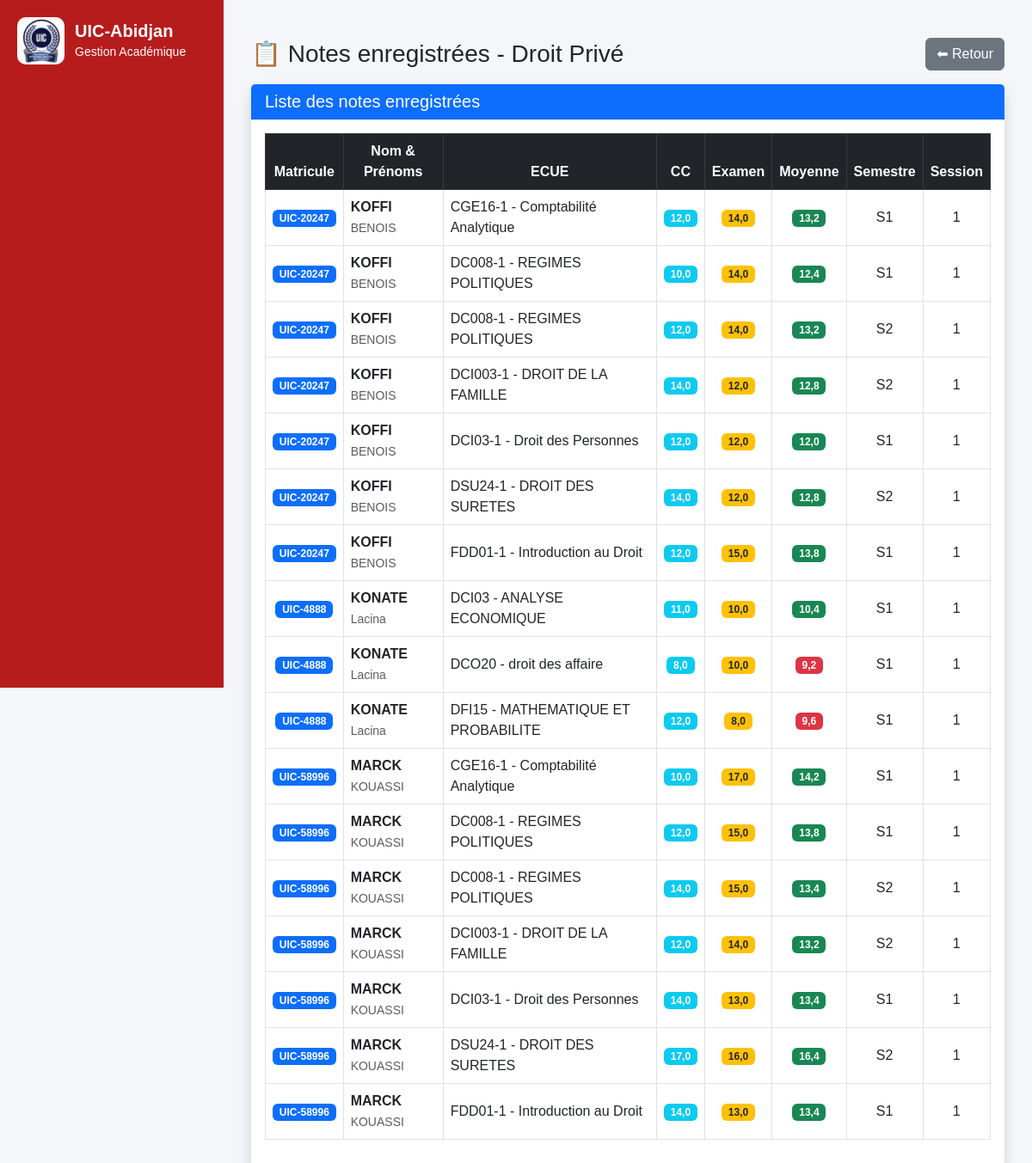
Page /lmd/droit-prive/notes/detail/ on the committed database.
### lmd/models.py (models this page shows, shortened)
class NoteLMD(models.Model):
    SESSION_CHOICES = (
        ("1", "Session 1"),
        ("2", "Session 2 (Rattrapage)"),
    )
    SEMESTRE_CHOICES = (
        ("S1", "Semestre 1"),
        ("S2", "Semestre 2"),
        ("S3", "Semestre 3"),
        ("S4", "Semestre 4"),
        ("S5", "Semestre 5"),
        ("S6", "Semestre 6"),
    )
    etudiant = models.ForeignKey(
        "EtudiantLMD",
        on_delete=models.CASCADE,
        related_name="notes_lmd"
    )
    ecue = models.ForeignKey(
        "ECUE",
        on_delete=models.CASCADE,
        related_name="notes"
    )
    semestre = models.CharField(
        max_length=2,
        choices=SEMESTRE_CHOICES,
        default="S1"
    )
    session = models.CharField(
        max_length=20,
        choices=SESSION_CHOICES,
        default="1"
    )
    cc = models.FloatField(
        default=0
    )
    examen = models.FloatField(
        default=0
    )
    moyenne = models.FloatField(
        blank=True,
        null=True,
        editable=False
    )
    class Meta:
        constraints = [
            models.UniqueConstraint(
                fields=[
                    "etudiant",
                    "ecue",
                    "semestre",
                    "session"
                ],
                name="unique_note_par_session"
            )
        ]

class EtudiantLMD(models.Model):
    user = models.OneToOneField(
        User,
        on_delete=models.CASCADE,
        null=True,
        blank=True,
        related_name="etudiant_lmd"
    )
    matricule = models.CharField(
        max_length=50,
        unique=True,
        db_index=True
    )
    nom = models.CharField(
        max_length=100,
        db_index=True
    )
    prenoms = models.CharField(
        max_length=150
    )
    sexe = models.CharField(
        max_length=1,
        choices=(
            ('M', 'Masculin'),
            ('F', 'Féminin'),
        )
    )
    STATUTS = [
        ("AF", "Affecté"),
        ("NF", "Non Affecté"),
    ]
    statut = models.CharField(
        max_length=20,
        choices=STATUTS,
        default="NF"
    )
    date_naissance = models.DateField(
        null=True,
        blank=True
    )
    lieu_naissance = models.CharField(
        max_length=100,
        blank=True,
        null=True
    )
    telephone = models.CharField(
        max_length=30,
        blank=True
    )
    email = models.EmailField(
        blank=True
    )
    NIVEAUX = [
        ("L1", "Licence 1"),
        ("L2", "Licence 2"),
        ("L3", "Licence 3"),
        ("M1", "Master 1"),
        ("M2", "Master 2"),
        ("DOC", "Doctorat"),
    ]
    niveau = models.CharField(
        max_length=10,
        choices=NIVEAUX,
        db_index=True
    )
    filiere = models.ForeignKey(
        "FiliereLMD",
        on_delete=models.CASCADE,
        related_name="etudiants"
    )
    annee_academique = models.CharField(
        max_length=20,
        db_index=True
    )
    date_inscription = models.DateTimeField(
        auto_now_add=True
    )
    actif = models.BooleanField(
        default=True
    )
    class Meta:
        ordering = [
            "nom",
            "prenoms"
        ]
        constraints = [
            models.UniqueConstraint(
                fields=[
                    "matricule",
                    "annee_academique"
                ],
                name="unique_etudiant_annee"
            )
        ]

class ECUE(models.Model):
    ue = models.ForeignKey(
        UE,
        on_delete=models.CASCADE,
        related_name="ecues"
    )
    code = models.CharField(max_length=20)
    libelle = models.CharField(max_length=200)
    coefficient = models.IntegerField(default=1)
    credit = models.IntegerField(default=1)
    ordre = models.IntegerField(default=1)
    semestre = models.CharField(
        max_length=5,
        choices=[
            ("S1", "Semestre 1"),
            ("S2", "Semestre 2"),
        ],
        default="S1"
    )

### lmd/views.py (the view)
# urls.py: path("droit-prive/notes/detail/",views.droit_prive_notes_detail,name="droit_prive_notes_detail"),
def droit_prive_notes_detail(request):
    filiere = get_object_or_404(
        FiliereLMD,
        libelle="Droit Privé"
    )
    niveau = request.GET.get(
        "niveau",
        "L1"
    )
    semestre = request.GET.get(
        "semestre",
        "S1"
    )
    notes = (
        NoteLMD.objects
        .filter(
            etudiant__filiere=filiere,
            etudiant__niveau=niveau,
            ecue__semestre=semestre
        )
        .select_related(
            "etudiant",
            "ecue"
        )
        .order_by(
            "etudiant__nom",
            "ecue__code"
        )
    )
    return render(
        request,
         "lmd/l3/droit/detail_notes.html",
        {
            "notes":notes,
            "niveau":niveau,
            "semestre":semestre,
        }
    )

### lmd/templates/lmd/l3/droit/detail_notes.html (shortened to what this page needs)
{% extends "base.html" %}
{% block content %}
<div class="container mt-4">
    <div class="d-flex justify-content-between align-items-center mb-3">
        <h3 class="mb-0">
            📋 Notes enregistrées - Droit Privé
        </h3>
        <a href="{% url 'l3_droit_notes' %}" class="btn btn-secondary">
            ⬅ Retour
        </a>
    </div>
    <div class="card shadow border-0">
        <div class="card-header bg-primary text-white">
            <h5 class="mb-0">
                Liste des notes enregistrées
            </h5>
        </div>
        <div class="card-body">
            <div class="table-responsive">
                <table class="table table-bordered table-hover align-middle">
                    <thead class="table-dark text-center">
                        <tr>
                            <th>Matricule</th>
                            <th>Nom & Prénoms</th>
                            <th>ECUE</th>
                            <th>CC</th>
                            <th>Examen</th>
                            <th>Moyenne</th>
                            <th>Semestre</th>
                            <th>Session</th>
                        </tr>
                    </thead>
                    <tbody>
                        {% for note in notes %}
                        <tr>
                            <td class="text-center">
                                <span class="badge bg-primary">
                                    {{ note.etudiant.matricule }}
                                </span>
                            </td>
                            <td>
                                <strong>{{ note.etudiant.nom }}</strong><br>
                                <small class="text-muted">
                                    {{ note.etudiant.prenoms }}
                                </small>
                            </td>
                            <td>
                                {{ note.ecue.code }} - {{ note.ecue.libelle }}
                            </td>
                            <td class="text-center">
                                <span class="badge bg-info">
                                    {{ note.cc }}
                                </span>
                            </td>
                            <td class="text-center">
                                <span class="badge bg-warning text-dark">
                                    {{ note.examen }}
                                </span>
                            </td>
                            <td class="text-center">
                                {% if note.moyenne >= 10 %}
                                    <span class="badge bg-success">
                                        {{ note.moyenne }}
                                    </span>
                                {% else %}
                                    <span class="badge bg-danger">
                                        {{ note.moyenne }}
                                    </span>
                                {% endif %}
                            </td>
                            <td class="text-center">
                                {{ note.semestre }}
                            </td>
                            <td class="text-center">
                                {{ note.session }}
                            </td>
                        </tr>
                        {% endfor %}
                    </tbody>
                </table>
            </div>
        </div>
    </div>
</div>
{% endblock %}

### core/templates/base.html (style rules this page uses)
body { margin: 0; font-family: Arial, sans-serif; background: #f4f6f9; }

### rows in the picture
NoteLMD: etudiant.matricule "UIC-20247", etudiant.nom "KOFFI", etudiant.prenoms "BENOIS", ecue.code "CGE16-1", ecue.libelle "Comptabilité Analytique", cc "12,0", examen "14,0", moyenne "13,2", semestre "S1", session "1"
NoteLMD: etudiant.matricule "UIC-20247", etudiant.nom "KOFFI", etudiant.prenoms "BENOIS", ecue.code "DC008-1", ecue.libelle "REGIMES POLITIQUES", cc "10,0", examen "14,0", moyenne "12,4", semestre "S1", session "1"
NoteLMD: etudiant.matricule "UIC-20247", etudiant.nom "KOFFI", etudiant.prenoms "BENOIS", ecue.code "DC008-1", ecue.libelle "REGIMES POLITIQUES", cc "12,0", examen "14,0", moyenne "13,2", semestre "S2", session "1"
NoteLMD: etudiant.matricule "UIC-20247", etudiant.nom "KOFFI", etudiant.prenoms "BENOIS", ecue.code "DCI003-1", ecue.libelle "DROIT DE LA FAMILLE", cc "14,0", examen "12,0", moyenne "12,8", semestre "S2", session "1"
NoteLMD: etudiant.matricule "UIC-20247", etudiant.nom "KOFFI", etudiant.prenoms "BENOIS", ecue.code "DCI03-1", ecue.libelle "Droit des Personnes", cc "12,0", examen "12,0", moyenne "12,0", semestre "S1", session "1"
NoteLMD: etudiant.matricule "UIC-20247", etudiant.nom "KOFFI", etudiant.prenoms "BENOIS", ecue.code "DSU24-1", ecue.libelle "DROIT DES SURETES", cc "14,0", examen "12,0", moyenne "12,8", semestre "S2", session "1"
NoteLMD: etudiant.matricule "UIC-20247", etudiant.nom "KOFFI", etudiant.prenoms "BENOIS", ecue.code "FDD01-1", ecue.libelle "Introduction au Droit", cc "12,0", examen "15,0", moyenne "13,8", semestre "S1", session "1"
NoteLMD: etudiant.matricule "UIC-4888", etudiant.nom "KONATE", etudiant.prenoms "Lacina", ecue.code "DCI03", ecue.libelle "ANALYSE ECONOMIQUE", cc "11,0", examen "10,0", moyenne "10,4", semestre "S1", session "1"
NoteLMD: etudiant.matricule "UIC-4888", etudiant.nom "KONATE", etudiant.prenoms "Lacina", ecue.code "DCO20", ecue.libelle "droit des affaire", cc "8,0", examen "10,0", moyenne "9,2", semestre "S1", session "1"
NoteLMD: etudiant.matricule "UIC-4888", etudiant.nom "KONATE", etudiant.prenoms "Lacina", ecue.code "DFI15", ecue.libelle "MATHEMATIQUE ET PROBABILITE", cc "12,0", examen "8,0", moyenne "9,6", semestre "S1", session "1"
NoteLMD: etudiant.matricule "UIC-58996", etudiant.nom "MARCK", etudiant.prenoms "KOUASSI", ecue.code "CGE16-1", ecue.libelle "Comptabilité Analytique", cc "10,0", examen "17,0", moyenne "14,2", semestre "S1", session "1"
NoteLMD: etudiant.matricule "UIC-58996", etudiant.nom "MARCK", etudiant.prenoms "KOUASSI", ecue.code "DC008-1", ecue.libelle "REGIMES POLITIQUES", cc "12,0", examen "15,0", moyenne "13,8", semestre "S1", session "1"
NoteLMD: etudiant.matricule "UIC-58996", etudiant.nom "MARCK", etudiant.prenoms "KOUASSI", ecue.code "DC008-1", ecue.libelle "REGIMES POLITIQUES", cc "14,0", examen "15,0", moyenne "13,4", semestre "S2", session "1"
NoteLMD: etudiant.matricule "UIC-58996", etudiant.nom "MARCK", etudiant.prenoms "KOUASSI", ecue.code "DCI003-1", ecue.libelle "DROIT DE LA FAMILLE", cc "12,0", examen "14,0", moyenne "13,2", semestre "S2", session "1"
NoteLMD: etudiant.matricule "UIC-58996", etudiant.nom "MARCK", etudiant.prenoms "KOUASSI", ecue.code "DCI03-1", ecue.libelle "Droit des Personnes", cc "14,0", examen "13,0", moyenne "13,4", semestre "S1", session "1"
NoteLMD: etudiant.matricule "UIC-58996", etudiant.nom "MARCK", etudiant.prenoms "KOUASSI", ecue.code "DSU24-1", ecue.libelle "DROIT DES SURETES", cc "17,0", examen "16,0", moyenne "16,4", semestre "S2", session "1"
NoteLMD: etudiant.matricule "UIC-58996", etudiant.nom "MARCK", etudiant.prenoms "KOUASSI", ecue.code "FDD01-1", ecue.libelle "Introduction au Droit", cc "14,0", examen "13,0", moyenne "13,4", semestre "S1", session "1"
